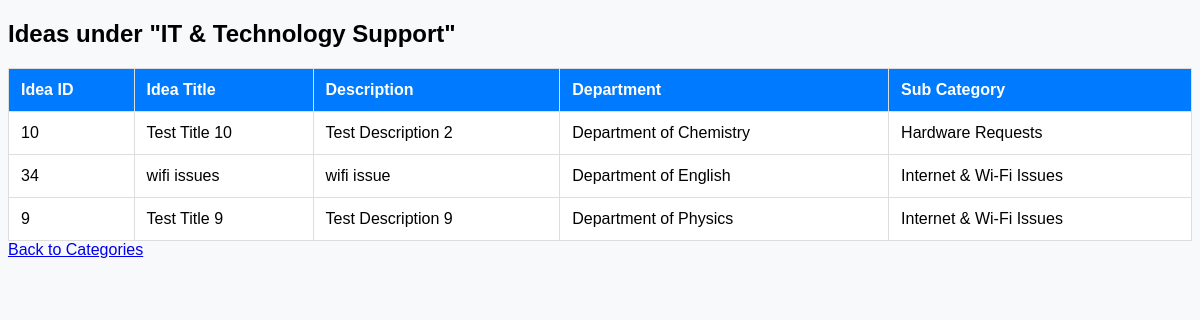
Page /category.php?category_id=3 on the committed database.
### tables this page shows
CREATE TABLE `maincategory` (
  `MainCategoryID` int(11) NOT NULL,
  `MainCategoryTitle` varchar(255) DEFAULT NULL,
  `Description` text DEFAULT NULL,
  `Status` varchar(255) DEFAULT NULL,
  `created_at` timestamp NOT NULL DEFAULT current_timestamp(),
  `updated_at` timestamp NOT NULL DEFAULT current_timestamp() ON UPDATE current_timestamp()
);

CREATE TABLE `ideas` (
  `idea_id` int(11) NOT NULL,
  `userID` int(11) DEFAULT NULL,
  `requestIdea_id` int(11) DEFAULT NULL,
  `SubCategoryID` int(11) DEFAULT NULL,
  `title` varchar(255) DEFAULT NULL,
  `description` text DEFAULT NULL,
  `img_path` text DEFAULT NULL,
  `status` varchar(255) DEFAULT NULL,
  `anonymousSubmission` tinyint(1) DEFAULT NULL,
  `created_at` timestamp NOT NULL DEFAULT current_timestamp(),
  `updated_at` timestamp NOT NULL DEFAULT current_timestamp() ON UPDATE current_timestamp()
);

CREATE TABLE `departments` (
  `department_id` int(11) NOT NULL,
  `department_name` varchar(255) DEFAULT NULL,
  `department_location` text NOT NULL,
  `status` varchar(250) DEFAULT 'Active',
  `created_at` timestamp NOT NULL DEFAULT current_timestamp(),
  `updated_at` timestamp NOT NULL DEFAULT current_timestamp() ON UPDATE current_timestamp()
);

CREATE TABLE `subcategory` (
  `SubCategoryID` int(11) NOT NULL,
  `MainCategoryID` int(11) DEFAULT NULL,
  `SubCategoryTitle` varchar(255) DEFAULT NULL,
  `Description` text DEFAULT NULL,
  `created_at` timestamp NOT NULL DEFAULT current_timestamp(),
  `updated_at` timestamp NOT NULL DEFAULT current_timestamp() ON UPDATE current_timestamp()
);

### category.php (the view, shortened to what this page needs)
<?php
include('databaseconnect.php');
$category_id = intval($_GET['category_id']);
$category_sql = "SELECT MainCategoryTitle FROM maincategory WHERE MainCategoryID = $category_id";
$category_result = $connect->query($category_sql);
$category_row = $category_result->fetch_assoc();
$category_name = $category_row['MainCategoryTitle'] ?? 'Unknown Category';
$sql = "SELECT
        ideas.idea_id,
        ideas.title AS IdeaTitle,
        ideas.description AS IdeaDescription,
        departments.department_name,
        subcategory.SubCategoryTitle
    FROM ideas
    INNER JOIN subcategory ON ideas.SubCategoryID = subcategory.SubCategoryID
    INNER JOIN maincategory ON subcategory.MainCategoryID = maincategory.MainCategoryID
    INNER JOIN departments ON ideas.requestIdea_id = departments.department_id
    WHERE maincategory.MainCategoryID = $category_id
    ORDER BY departments.department_name, ideas.title
";
$result = $connect->query($sql);
?>
<!DOCTYPE html>
<html lang="en">
<head>
</head>
<body>
<h2>Ideas under "<?= htmlspecialchars($category_name) ?>"</h2>
<?php if ($result && $result->num_rows > 0): ?>
    <table>
        <tr>
            <th>Idea ID</th>
            <th>Idea Title</th>
            <th>Description</th>
            <th>Department</th>
            <th>Sub Category</th>
        </tr>
        <?php while ($row = $result->fetch_assoc()): ?>
        <tr>
            <td><?= htmlspecialchars($row['idea_id']) ?></td>
            <td><?= htmlspecialchars($row['IdeaTitle']) ?></td>
            <td><?= htmlspecialchars($row['IdeaDescription']) ?></td>
            <td><?= htmlspecialchars($row['department_name']) ?></td>
            <td><?= htmlspecialchars($row['SubCategoryTitle']) ?></td>
        </tr>
        <?php endwhile; ?>
    </table>
<?php else: ?>
    <p>No ideas found for this category.</p>
<?php endif; ?>
<a href="categorypage.php">Back to Categories</a>
</body>
</html>

### category.php (style rules this page uses)
body { font-family: Arial, sans-serif; background-color: #f8f9fa; }
table { width: 100%; border-collapse: collapse; background: #fff; }
th, td { padding: 12px; border: 1px solid #ddd; text-align: left; }
th { background-color: #007bff; color: white; }

### rows in the picture
maincategory: MainCategoryTitle "IT & Technology Support"
ideas: idea_id "10", title "Test Title 10", description "Test Description 2", departments.department_name "Department of Chemistry", SubCategoryID.SubCategoryTitle "Hardware Requests"
ideas: idea_id "34", title "wifi issues", description "wifi issue", departments.department_name "Department of English", SubCategoryID.SubCategoryTitle "Internet & Wi-Fi Issues"
ideas: idea_id "9", title "Test Title 9", description "Test Description 9", departments.department_name "Department of Physics", SubCategoryID.SubCategoryTitle "Internet & Wi-Fi Issues"
